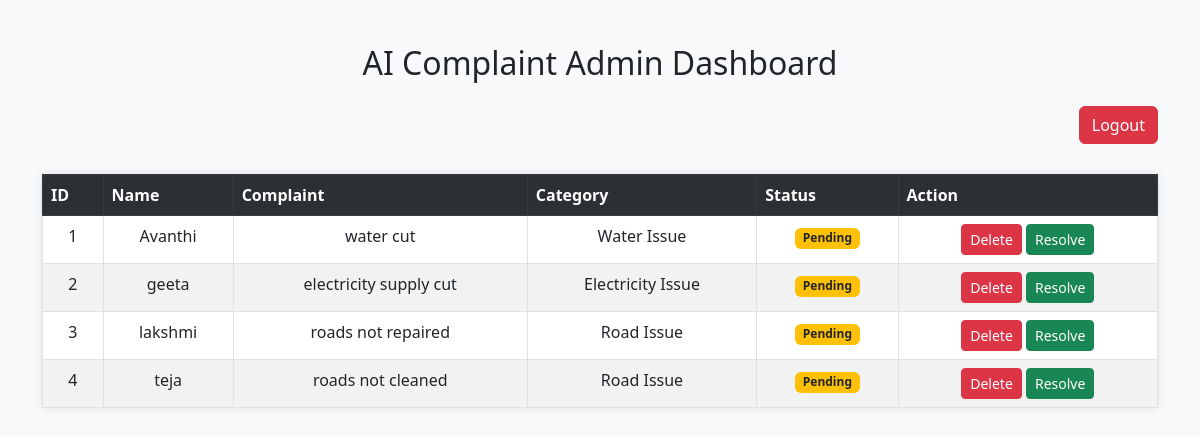
/admin (signed in), run on the app's committed database.
### tables this page shows
CREATE TABLE complaints (
            id INTEGER PRIMARY KEY AUTOINCREMENT,
            name TEXT,
            complaint TEXT,
            category TEXT,
            status TEXT
        );

### app.py (the view)
@app.route('/admin')
def admin():
    if not session.get('admin'):
        return "Unauthorized! <br><a href='/login'>Login</a>"
    conn = sqlite3.connect('complaints.db')
    c = conn.cursor()
    c.execute("SELECT * FROM complaints")
    data = c.fetchall()
    conn.close()
    return render_template('admin.html', complaints=data)

### templates/admin.html (shortened to what this page needs)
<!DOCTYPE html>
<html>
<head>
    <link rel="stylesheet" href="{{ url_for('static', filename='style.css') }}">
    <link href="https://cdn.jsdelivr.net/npm/bootstrap@5.3.0/dist/css/bootstrap.min.css" rel="stylesheet">
</head>
<body class="bg-light">
<div class="container mt-4">
    <h2 class="text-center mb-4">AI Complaint Admin Dashboard</h2>
    <div class="text-end mb-3">
        <a href="/logout" class="btn btn-danger">Logout</a>
    </div>
    <table class="table table-bordered table-striped">
        <tr class="table-dark">
            <th>ID</th>
            <th>Name</th>
            <th>Complaint</th>
            <th>Category</th>
            <th>Status</th>
            <th>Action</th>
        </tr>
        {% for c in complaints %}
        <tr>
            <td>{{ c[0] }}</td>
            <td>{{ c[1] }}</td>
            <td>{{ c[2] }}</td>
            <td>{{ c[3] }}</td>
            <td>
                {% if c[4] == 'Resolved' %}
                    <span class="badge bg-success">Resolved</span>
                {% else %}
                    <span class="badge bg-warning text-dark">Pending</span>
                {% endif %}
            </td>
            <td>
                <a href="/delete/{{ c[0] }}" class="btn btn-sm btn-danger">Delete</a>
                <a href="/resolve/{{ c[0] }}" class="btn btn-sm btn-success">Resolve</a>
            </td>
        </tr>
        {% endfor %}
    </table>
</div>
</body>
</html>

### static/style.css (style rules this page uses)
body { font-family: Arial, sans-serif; background-color: #f4f6f9; margin: 0; padding: 0; }
.container { width: 80%; margin: auto; padding: 20px; }
h1, h2 { text-align: center; color: #333; margin-top: 20px; }
table { width: 90%; margin: 30px auto; border-collapse: collapse; background: white; box-shadow: 0px 0px 10px rgba(0,0,0,0.1); }
th, td { padding: 12px; border: 1px solid #ddd; text-align: center; }
th { background-color: #333; color: white; }
a { text-decoration: none; padding: 6px 10px; border-radius: 5px; font-size: 14px; }
.badge { padding: 5px 10px; border-radius: 5px; color: white; font-size: 12px; }

### data on the page
complaints: id "1", name "Avanthi", complaint "water cut", category "Water Issue", status "Pending"
complaints: id "2", name "geeta", complaint "electricity supply cut", category "Electricity Issue", status "Pending"
complaints: id "3", name "lakshmi", complaint "roads not repaired", category "Road Issue", status "Pending"
complaints: id "4", name "teja", complaint "roads not cleaned", category "Road Issue", status "Pending"
